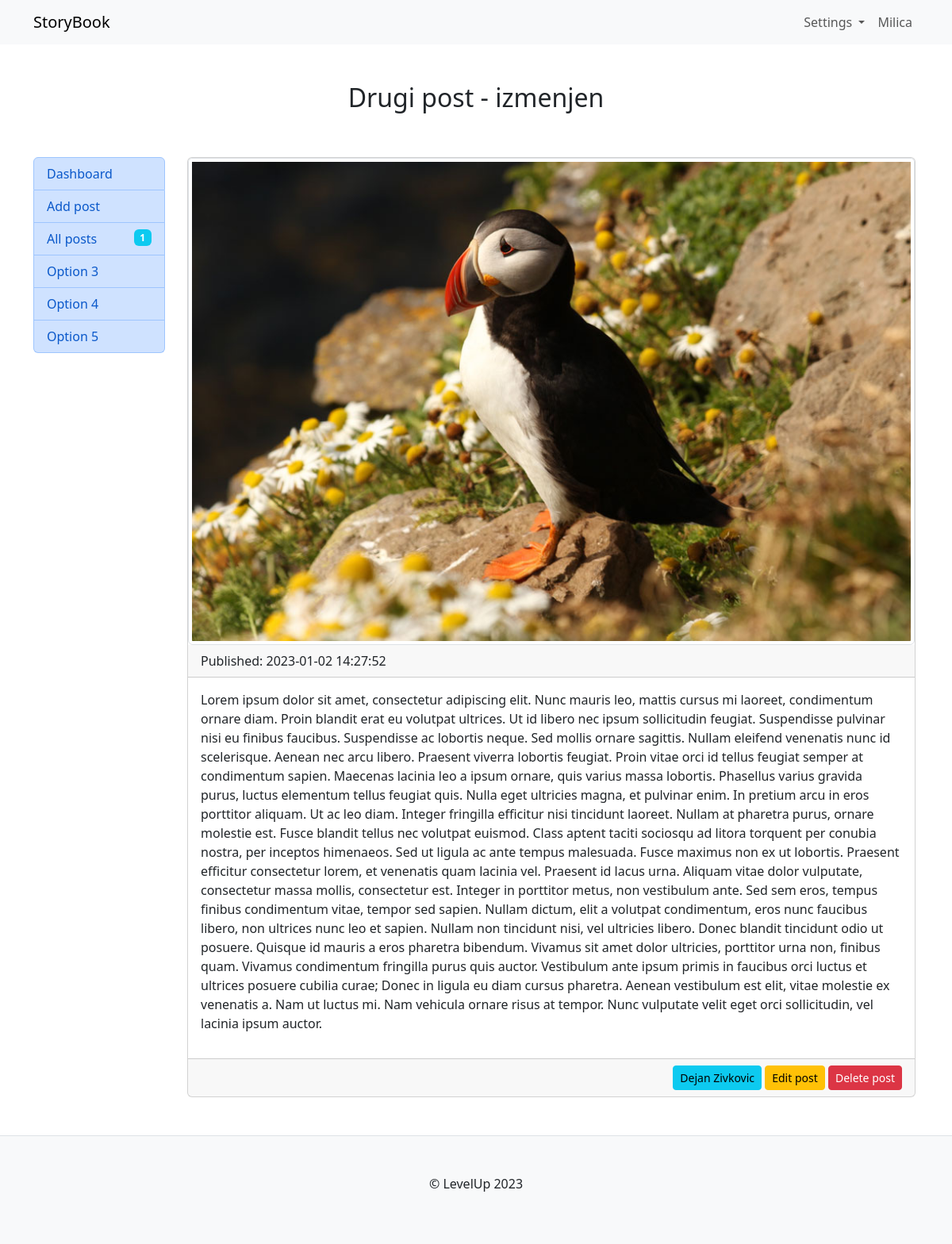
The page /user/single_post.php?id=8 (signed in) on the database its author committed.
### tables this page shows
CREATE TABLE `users` (
  `id` int(11) NOT NULL,
  `title` varchar(5) NOT NULL,
  `first_name` varchar(50) NOT NULL,
  `last_name` varchar(50) NOT NULL,
  `role` varchar(10) NOT NULL,
  `created_at` timestamp NOT NULL DEFAULT current_timestamp(),
  `updated_at` timestamp NULL DEFAULT NULL,
  `email` varchar(60) NOT NULL,
  `password` varchar(60) NOT NULL
);

CREATE TABLE `posts` (
  `id` int(11) NOT NULL,
  `title` varchar(255) NOT NULL,
  `text` text DEFAULT NULL,
  `image` varchar(50) DEFAULT NULL,
  `category_id` int(11) NOT NULL,
  `user_id` int(11) NOT NULL,
  `created_at` timestamp NULL DEFAULT current_timestamp(),
  `updated_at` timestamp NULL DEFAULT NULL,
  `visibility_id` int(11) NOT NULL
);

### user/single_post.php (called while the page is built, shortened)
<?php
require "../core/init.php";
$user = $User->getUser($_SESSION["id"]);
if (isset($_GET["id"])) {
    $post = $Post->getPost($_GET["id"]);
} else {
    redirect(BASE_URL . "user/all_posts.php");
}
require "views/single_post.view.php";

### core/User.php (called while the page is built, shortened)
<?php
class User extends Connection
{
    public function getUser($id)
    {
        $sql = "SELECT u.*, COUNT(p.id) as num_post
                FROM users u
                JOIN posts p ON p.user_id = u.id
                WHERE u.id = :id";
        $query = $this->db->prepare($sql);
        $query->execute(["id" => $id]);
        return $query->fetch(PDO::FETCH_OBJ);
    }
}
$User = new User(config);

### core/Connection.php (called while the page is built, shortened)
<?php
class Connection
{
    public function __construct($config)
    {
        try {
            $this->db = new PDO("mysql:host=" . $config["host"] . ";dbname=" . $config["database"], $config["user"], $config["password"]);
        } catch (PDOException $err) {
            die($err->getMessage());
        }
    }
}

### core/Post.php (called while the page is built, shortened)
<?php
class Post extends Connection
{
    public function getPost($id)
    {
        $sql = "SELECT p.id AS id, p.title AS title, text,image, category_id, p.created_at AS created_at, p.updated_at AS updated_at, p.user_id, visibility_id,
                        c.name AS category, v.name as visibility,
                        u.first_name AS first_name, u.last_name AS last_name
                FROM posts p
                JOIN category c ON c.id = p.category_id
                JOIN visibility v ON v.id = p.visibility_id
                JOIN users u ON u.id = p.user_id
                WHERE p.id = :id
                ORDER BY p.created_at DESC
                ";
        $query = $this->db->prepare($sql);
        $query->execute(["id" => $id]);
        return $query->fetch(PDO::FETCH_OBJ);
    }
}
$Post = new Post(config);

### user/views/single_post.view.php (the view)
<?php require "includes/head.php" ?>
<?php require "includes/navbar.php" ?>
    <div class="container">
        <h2 class="text-center py-5"><?php echo $post->title; ?></h2>
        <div class="row">
            <div class="col-md-2">
                <?php require "includes/sidebar.php"; ?>
            </div>
            <div class="col-md-10 px-3">
                <div class="card">
                    <?php if ($post->image): ?>
                        <img class="card-img-top img-thumbnail" src="<?php echo "public/" . $post->image; ?>" alt="">
                    <?php endif; ?>
                    <div class="card-header">
                        <span>Published: <?php echo $post->created_at; ?></span>
                    </div>
                    <div class="card-body">
                        <p><?php echo $post->text ?></p>
                    </div>
                    <div class="card-footer text-end">
                        <span class="btn btn-sm btn-info"><?php echo $post->first_name . " " . $post->last_name; ?></span>
                        <a class="btn btn-sm btn-warning" href="user/edit_post.php?id=<?php echo $post->id; ?>">Edit
                            post</a>
                        <a class="btn btn-sm btn-danger" href="user/delete_post.php?id=<?php echo $post->id; ?>">Delete
                            post</a>
                    </div>
                </div>
            </div>
        </div>
    </div>
<?php require "includes/bottom.php" ?>

### user/views/includes/navbar.php (shortened to what this page needs)
<nav class="navbar navbar-expand-lg bg-body-tertiary">
    <div class="container">
        <a class="navbar-brand" href="index.php">StoryBook</a>
        <div class="collapse navbar-collapse" id="navbarNav">
            <ul class="navbar-nav ms-auto">
                <li class="nav-item dropdown">
                    <a class="nav-link dropdown-toggle" href="#" role="button" data-bs-toggle="dropdown"
                       aria-expanded="false">
                        Settings
                    </a>
                </li>
                <li class="nav-item">
                    <a class="nav-link" href="user/home.php"><?php echo $user->first_name ?></a>
                </li>
            </ul>
        </div>
    </div>
</nav>

### rows shown on the page
users: first_name "Milica"
posts: title "Drugi post - izmenjen", image (picture), created_at "2023-01-02 14:27:52", text "Lorem ipsum dolor sit amet, consectetur adipiscing elit. Nunc mauris leo, mattis cursus mi laoreet, condimentum ornare diam. Proin blandit erat eu volutpat ultrices. Ut id libero nec ipsum sollicitudin feugiat. Suspendisse pulvinar nisi eu finibus faucibus. Suspendisse ac lobortis neque. Sed mollis ornare sagittis. Nullam eleifend venenatis nunc id scelerisque. Aenean nec arcu libero. Praesent viverra lobortis feugiat. Proin vitae orci id tellus feugiat semper at condimentum sapien. Maecenas lacinia leo a ipsum ornare, quis varius massa lobortis. Phasellus varius gravida purus, luctus elementum tellus feugiat quis. Nulla eget ultricies magna, et pulvinar enim. In pretium arcu in eros…", user.first_name "Dejan", user.last_name "Zivkovic"

### other values the page prints
$user->num_post "1"
